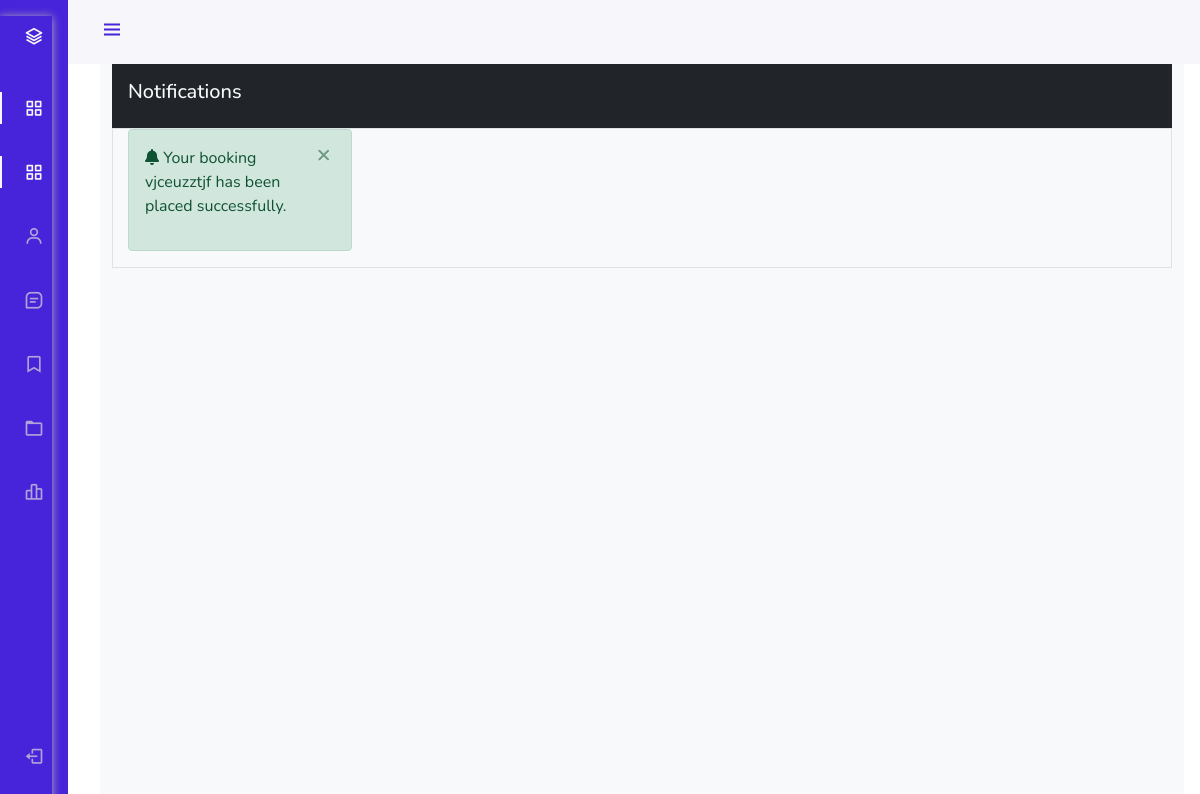
Page /dashboard/notifications/ (signed in) on the earlier database version.
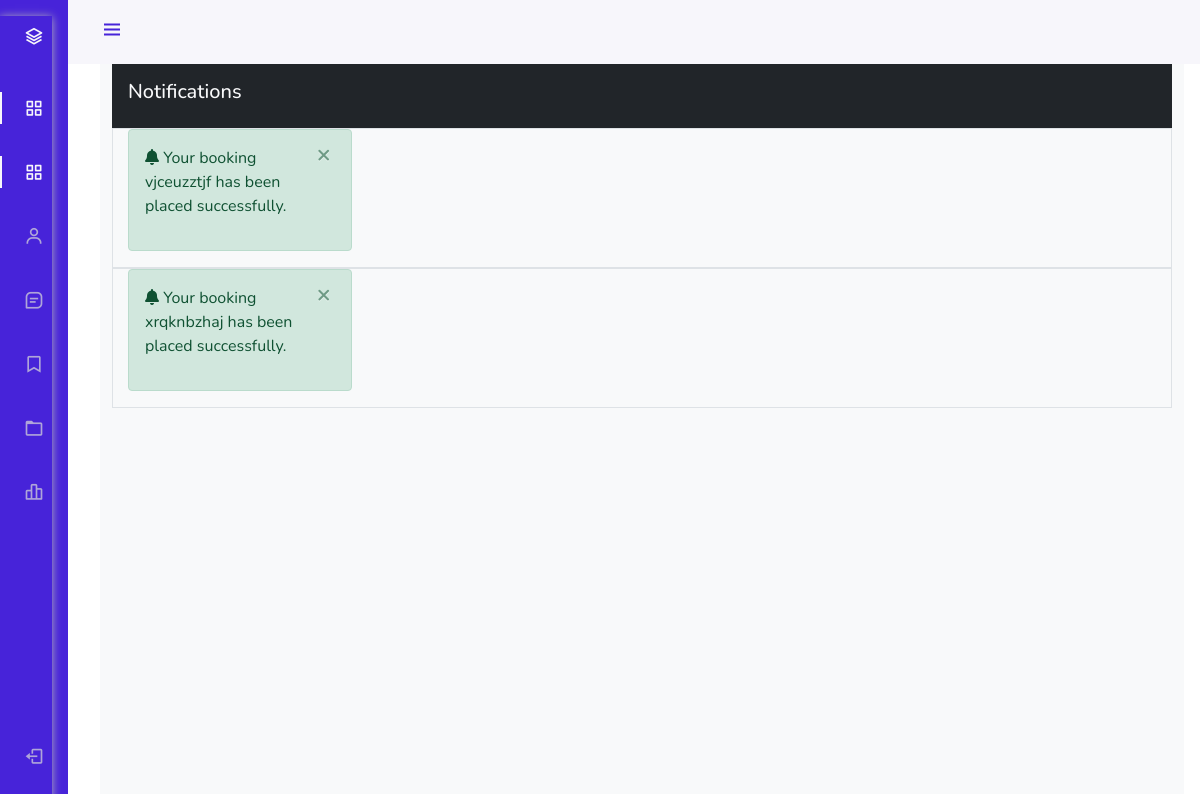
Same page on the later database version.
### hotel/models.py (models this page shows, shortened)
class Notification(models.Model):
    user = models.ForeignKey(User,on_delete=models.SET_NULL, null=True, blank=True)
    booking = models.ForeignKey(Booking, on_delete=models.SET_NULL, null= True, blank=True)
    type = models.CharField(max_length=100, choices=NOTIFICATION_TYPE)
    seen = models.BooleanField(default=False)
    date = models.DateTimeField(auto_now_add=True)

class Booking(models.Model):
    user = models.ForeignKey(User,on_delete=models.SET_NULL ,null=True,blank=True)
    payment_status = models.CharField(max_length=100, choices=PAYMENT_STATUS)
    coupons=models.ManyToManyField('hotel.Coupon', blank=True)
    full_name = models.CharField(max_length=1000)
    email = models.EmailField(max_length=254)
    phone = models.CharField(max_length=50)
    hotel =models.ForeignKey(Hotel, on_delete=models.SET_NULL,null=True,blank=True)
    room_type = models.ForeignKey(RoomType,on_delete=models.SET_NULL,null=True,blank=True)
    room = models.ManyToManyField(Room)
    before_discount = models.DecimalField( max_digits=12, decimal_places=2,default=0)
    total = models.DecimalField( max_digits=12, decimal_places=2,default=0)
    saved = models.DecimalField( max_digits=12, decimal_places=2,default=0)
    check_in_date= models.DateField()
    check_out_date= models.DateField()
    total_days=models.PositiveIntegerField()
    num_adults=models.PositiveIntegerField()
    num_children=models.PositiveIntegerField()
    check_in = models.BooleanField(default=False)
    check_out = models.BooleanField(default=False)
    is_active = models.BooleanField(default=False)
    checked_in_tracker = models.BooleanField(default=False)
    checked_out_tracker = models.BooleanField(default=False)
    date = models.DateTimeField(auto_now_add=True)
    strip_payment_intent = models.CharField(max_length=1000, null=True, blank=True)
    success_id = ShortUUIDField(unique=True, length=10, max_length=20, alphabet='abcdefghijklmnopqrstuvwxyz', null=True , blank=True)
    booking_id=  ShortUUIDField(unique=True, length=10, max_length=20, alphabet='abcdefghijklmnopqrstuvwxyz')

### user_dashboard/views.py (the view)
# urls.py: path('notifications/',views.notifications,name="notifications"),
@login_required
def notifications(request):
    notifications =Notification.objects.filter(user=request.user,seen=False)
    context = {
        'notifications':notifications
    }
    return render(request,"user_dashboard/notification.html",context)

### templates/user_dashboard/notification.html (shortened to what this page needs)
{% load static%}
<!DOCTYPE html>
<html lang="en">
<head>
    <link rel="stylesheet" href="https://cdn.jsdelivr.net/npm/bootstrap@4.3.1/dist/css/bootstrap.min.css">
<link href="https://cdn.jsdelivr.net/npm/bootstrap@5.0.0-beta1/dist/css/bootstrap.min.css" rel="stylesheet">
<link href="https://cdn.jsdelivr.net/npm/boxicons@latest/css/boxicons.min.css" rel="stylesheet">
<link rel="stylesheet" href="{% static "css/style.css" %}">
</head>
<body id="body-pd">
    <header class="header" id="header">
        <div class="header_toggle"> <i class='bx bx-menu' id="header-toggle"></i> </div>
    </header>
    <div class="l-navbar" id="nav-bar">
        <nav class="nav">
            <div> <a href="#" class="nav_logo"> <i class='bx bx-layer nav_logo-icon'></i> <span class="nav_logo-name">BBBootstrap</span> </a>
              <div class="nav_list"> <a href="{% url 'user_dashboard:dashboard' %}" class="nav_link active"> <i class='bx bx-grid-alt nav_icon'></i> <span class="nav_name">Dashboard</span> </a>  <a href="{% url 'user_dashboard:bookings' %}" class="nav_link active"> <i class='bx bx-grid-alt nav_icon'></i> <span class="nav_name">All bookings</span> </a> <a href="{% url 'user_dashboard:profile' %}" class="nav_link"> <i class='bx bx-user nav_icon'></i> <span class="nav_name">My Profile</span> </a> <a href="{% url 'user_dashboard:notifications' %}" class="nav_link"> <i class='bx bx-message-square-detail nav_icon'></i> <span class="nav_name">Notifications</span> </a> <a href="{% url 'user_dashboard:bookmark' %}" class="nav_link"> <i class='bx bx-bookmark nav_icon'></i> <span class="nav_name">Bookmark</span> </a> <a href="{% url 'user_dashboard:wallet' %}" class="nav_link"> <i class='bx bx-folder nav_icon'></i> <span class="nav_name">Wallet</span> </a> <a href="{% url 'user_dashboard:change_password' %}" class="nav_link"> <i class='bx bx-bar-chart-alt-2 nav_icon'></i> <span class="nav_name">change Password</span> </a> </div>
            </div> <a href="{% url 'userauths:logOut' %}" class="nav_link"> <i class='bx bx-log-out nav_icon'></i> <span class="nav_name">SignOut</span> </a>
        </nav>
    </div>
    <div class="height-100 bg-light">
       <div class="container-fluid">
        <div class="row">
            <div class="col-12">
                <div class="bg-dark text-light p-3">
                    <h5>Notifications</h5>
                </div>
                {% for n in notifications %}
                <div class="col-12 border">
                    {% if n.type == "Booking Confirmed" %}
                    <div class="col-12 alert alert-success alert-dismissible fade show " role="alert">
                        <p><i class="fas fa-bell"></i>  Your booking {{n.booking.booking_id}} has been placed successfully.</p>
                        <a href="{% url 'user_dashboard:notification_mark_as_seen' n.id %}" type="button" class="close" data-dismiss="alert" aria-label="Close">
                          <span aria-hidden="true">&times;</span>
                        </a>
                      </div>
                      {% endif %}
                </div>
                {% endfor %}
            </div>
        </div>
       </div>
</body>
</html>

Differences in the rows shown:
added Notification: booking.booking_id "xrqknbzhaj"
